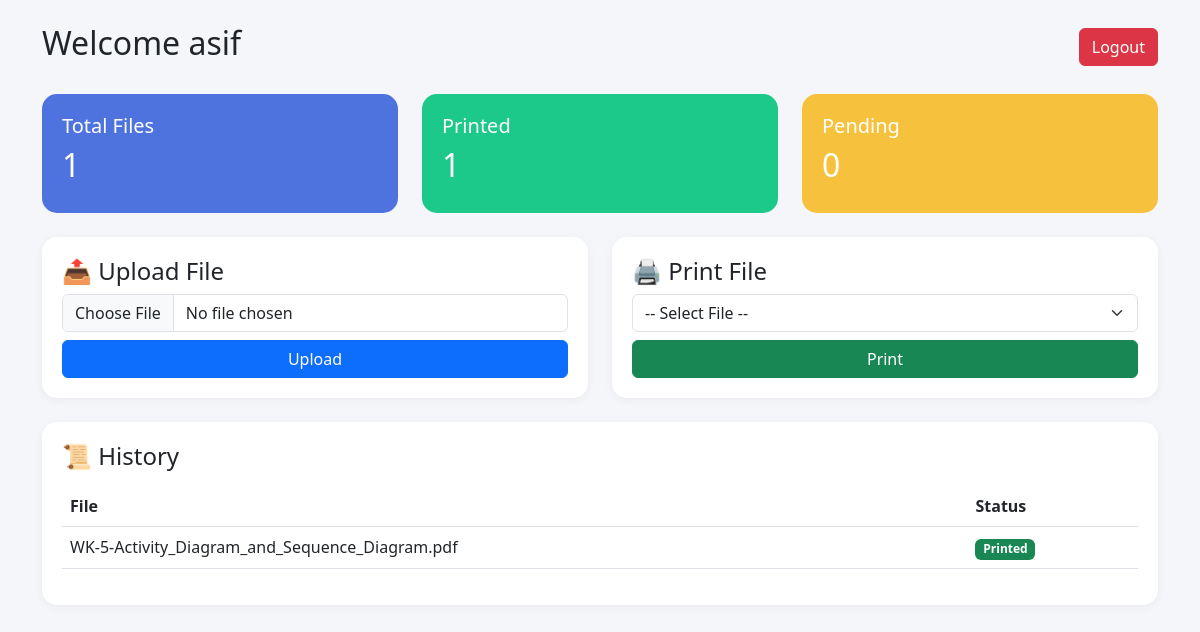
/dashboard (signed in), run on the app's committed database.
### tables this page shows
CREATE TABLE files (
    id INTEGER PRIMARY KEY AUTOINCREMENT,
    filename TEXT,
    status TEXT,
    user TEXT
);

### app.py (the view, shortened to what this page needs)
@app.route('/dashboard', methods=['GET', 'POST'])
def dashboard():
    if session.get('role') != 'user':
        return redirect('/login')
    user = session['user']
    conn = sqlite3.connect(DB_PATH)
    c = conn.cursor()
    error = None
    c.execute("SELECT filename, status FROM files WHERE user=?", (user,))
    history = c.fetchall()
    c.execute("SELECT filename FROM files WHERE user=?", (user,))
    file_list = [row[0] for row in c.fetchall()]
    conn.close()
    return render_template("dashboard.html",
                           history=history,
                           user=user,
                           file_list=file_list,
                           error=error)

### templates/dashboard.html (shortened to what this page needs)
<!DOCTYPE html>
<html>
<head>
    <link href="https://cdn.jsdelivr.net/npm/bootstrap@5.3.0/dist/css/bootstrap.min.css" rel="stylesheet">
</head>
<body class="container mt-4">
<div class="d-flex justify-content-between align-items-center mb-4">
    <h2>Welcome {{ user }}</h2>
    <a href="/logout" class="btn btn-danger">Logout</a>
</div>
<div class="row mb-4">
    <div class="col-md-4">
        <div class="card-box bg-blue">
            <h5>Total Files</h5>
            <h2>{{ history|length }}</h2>
        </div>
    </div>
    <div class="col-md-4">
        <div class="card-box bg-green">
            <h5>Printed</h5>
            <h2>{{ history | selectattr(1, 'equalto', 'Printed') | list | length }}</h2>
        </div>
    </div>
    <div class="col-md-4">
        <div class="card-box bg-orange">
            <h5>Pending</h5>
            <h2>{{ history | selectattr(1, 'equalto', 'Uploaded') | list | length }}</h2>
        </div>
    </div>
</div>
<div class="row">
    <div class="col-md-6">
        <div class="main-card">
            <h4>📤 Upload File</h4>
            <form method="post" enctype="multipart/form-data">
                <input type="file" name="file" class="form-control mb-2" required>
                <button name="action" value="upload" class="btn btn-primary w-100">Upload</button>
            </form>
        </div>
    </div>
    <div class="col-md-6">
        <div class="main-card">
            <h4>🖨 Print File</h4>
            <form method="post">
                <select name="filename" class="form-select mb-2" required>
                    <option value="">-- Select File --</option>
                </select>
                <button name="action" value="print" class="btn btn-success w-100">Print</button>
            </form>
        </div>
    </div>
</div>
<div class="main-card mt-4">
    <h4>📜 History</h4>
    <table class="table table-hover mt-3">
        <tr>
            <th>File</th>
            <th>Status</th>
        </tr>
        {% for h in history %}
        <tr>
            <td>{{ h[0] }}</td>
            <td>
                {% if h[1] == 'Printed' %}
                    <span class="badge bg-success">Printed</span>
                {% else %}
                    <span class="badge bg-secondary">{{ h[1] }}</span>
                {% endif %}
            </td>
        </tr>
        {% endfor %}
    </table>
</div>
</body>
</html>

### templates/dashboard.html (style rules this page uses)
body { background: #f4f6f9; }
.card-box { border-radius: 15px; padding: 20px; color: white; }
.bg-blue { background: #4e73df; }
.bg-green { background: #1cc88a; }
.bg-orange { background: #f6c23e; }
.main-card { background: white; padding: 20px; border-radius: 15px; box-shadow: 0 2px 10px rgba(0,0,0,0.05); }

### data on the page
files: user "asif", filename "WK-5-Activity_Diagram_and_Sequence_Diagram.pdf", status "Printed"

### other printed values
{{ history|length }} "1"
{{ history | selectattr(1, 'equalto', 'Printed') | list | length }} "1"
{{ history | selectattr(1, 'equalto', 'Uploaded') | list | length }} "0"
